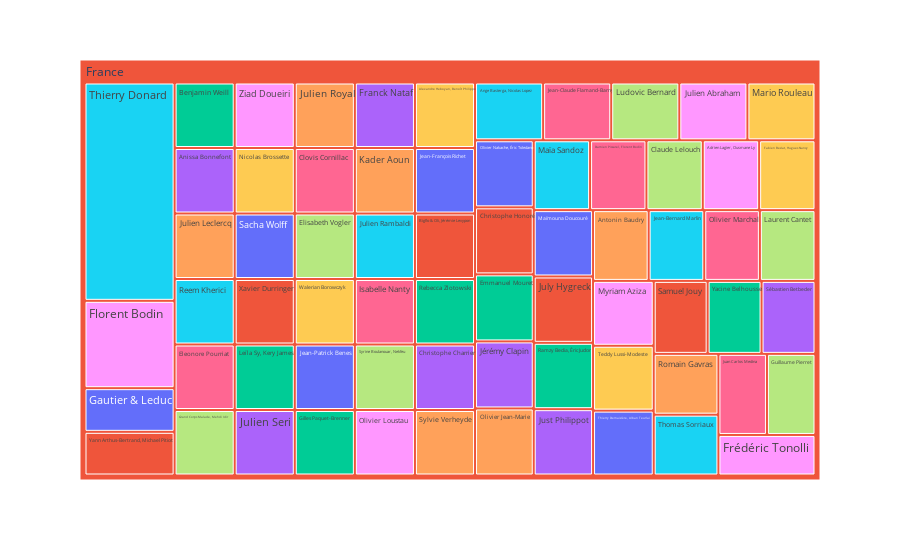

This figure's notebook cell:
### Code cell
netflix_fr=netflix_overall[netflix_overall['country']=='France']
nannef=netflix_fr.dropna()
import plotly.express as px
fig = px.treemap(nannef, path=['country','director'],
                  color='director', hover_data=['director','title'],color_continuous_scale='Purples')
fig.show()

### Figure 1 — Plotly figure (JSON) as saved in the notebook; plotly's stock layout.template omitted (floating-point values rounded to 4 significant figures; data arrays with more than 128 entries replaced by an {"elided": "..."} marker saying what was removed)
{"data": [{"branchvalues": "total", "customdata": {"elided": "69x3 str values"}, "domain": {"x": [0, 1], "y": [0, 1]}, "hovertemplate": "labels=%{label}<br>count=%{value}<br>parent=%{parent}<br>id=%{id}<br>director=%{customdata[2]}<br>title=%{customdata[1]}<extra></extra>", "ids": ["France/Gautier & Leduc", "France/Yann Arthus-Bertrand, Michael Pitiot", "France/Benjamin Weill", "France/Anissa Bonnefont", "France/Julien Leclercq", "France/Reem Kherici", "France/Eleonore Pourriat", "France/Grand Corps Malade, Mehdi Idir", "France/Ziad Doueiri", "France/Nicolas Brossette", "France/Sacha Wolff", "France/Xavier Durringer", "France/Leïla Sy, Kery James", "France/Julien Seri", "France/Julien Royal", "France/Thierry Donard", "France/Clovis Cornillac", "France/Elisabeth Vogler", "France/Florent Bodin", "France/Walerian Borowczyk", "France/Jean-Patrick Benes", "France", "France/Gilles Paquet-Brenner", "France/Franck Nataf", "France/Kader Aoun", "France/Julien Rambaldi", "France/Isabelle Nanty", "France/Syrine Boulanouar, Nekfeu", "France/Olivier Loustau", "France/Alexandre Heboyan, Benoît Philippon", "France/Jean-François Richet", "France/Bigflo & Oli, Jérémie Levypon", "France/Rebecca Zlotowski", "France/Christophe Charrier", "France/Sylvie Verheyde", "France/Ange Basterga, Nicolas Lopez", "France/Jean-Claude Flamand-Barny", "France/Ludovic Bernard", "France/Julien Abraham", "France/Mario Rouleau", "France/Olivier Nakache, Éric Toledano", "France/Christophe Honoré", "France/Emmanuel Mouret", "France/Jérémy Clapin", "France/Olivier Jean-Marie", "France/Maïa Sandoz", "France/Damien Piscarel, Florent Bodin", "France/Claude Lelouch", "France/Adrien Lagier, Ousmane Ly", "France/Fabien Beziat, Hugues Nancy", "France/Maïmouna Doucouré", "France/July Hygreck", "France/Ramzy Bedia, Éric Judor", "France/Just Philippot", "France/Antonin Baudry", "France/Jean-Bernard Marlin", "France/Olivier Marchal", "France/Laurent Cantet", "France/Myriam Aziza", "France/Teddy Lussi-Modeste", "France/Thierry Demaizière, Alban Teurlai", "France/Samuel Jouy", "France/Yacine Belhousse", "France/Sébastien Betbeder", "France/Romain Gavras", "France/Thomas Sorriaux", "France/Juan Carlos Medina", "France/Guillaume Pierret", "France/Frédéric Tonolli"], "labels": ["Gautier & Leduc", "Yann Arthus-Bertrand, Michael Pitiot", "Benjamin Weill", "Anissa Bonnefont", "Julien Leclercq", "Reem Kherici", "Eleonore Pourriat", "Grand Corps Malade, Mehdi Idir", "Ziad Doueiri", "Nicolas Brossette", "Sacha Wolff", "Xavier Durringer", "Leïla Sy, Kery James", "Julien Seri", "Julien Royal", "Thierry Donard", "Clovis Cornillac", "Elisabeth Vogler", "Florent Bodin", "Walerian Borowczyk", "Jean-Patrick Benes", "France", "Gilles Paquet-Brenner", "Franck Nataf", "Kader Aoun", "Julien Rambaldi", "Isabelle Nanty", "Syrine Boulanouar, Nekfeu", "Olivier Loustau", "Alexandre Heboyan, Benoît Philippon", "Jean-François Richet", "Bigflo & Oli, Jérémie Levypon", "Rebecca Zlotowski", "Christophe Charrier", "Sylvie Verheyde", "Ange Basterga, Nicolas Lopez", "Jean-Claude Flamand-Barny", "Ludovic Bernard", "Julien Abraham", "Mario Rouleau", "Olivier Nakache, Éric Toledano", "Christophe Honoré", "Emmanuel Mouret", "Jérémy Clapin", "Olivier Jean-Marie", "Maïa Sandoz", "Damien Piscarel, Florent Bodin", "Claude Lelouch", "Adrien Lagier, Ousmane Ly", "Fabien Beziat, Hugues Nancy", "Maïmouna Doucouré", "July Hygreck", "Ramzy Bedia, Éric Judor", "Just Philippot", "Antonin Baudry", "Jean-Bernard Marlin", "Olivier Marchal", "Laurent Cantet", "Myriam Aziza", "Teddy Lussi-Modeste", "Thierry Demaizière, Alban Teurlai", "Samuel Jouy", "Yacine Belhousse", "Sébastien Betbeder", "Romain Gavras", "Thomas Sorriaux", "Juan Carlos Medina", "Guillaume Pierret", "Frédéric Tonolli"], "marker": {"colors": ["#636efa", "#EF553B", "#00cc96", "#ab63fa", "#FFA15A", "#19d3f3", "#FF6692", "#B6E880", "#FF97FF", "#FECB52", "#636efa", "#EF553B", "#00cc96", "#ab63fa", "#FFA15A", "#19d3f3", "#FF6692", "#B6E880", "#FF97FF", "#FECB52", "#636efa", "#EF553B", "#00cc96", "#ab63fa", "#FFA15A", "#19d3f3", "#FF6692", "#B6E880", "#FF97FF", "#FECB52", "#636efa", "#EF553B", "#00cc96", "#ab63fa", "#FFA15A", "#19d3f3", "#FF6692", "#B6E880", "#FF97FF", "#FECB52", "#636efa", "#EF553B", "#00cc96", "#ab63fa", "#FFA15A", "#19d3f3", "#FF6692", "#B6E880", "#FF97FF", "#FECB52", "#636efa", "#EF553B", "#00cc96", "#ab63fa", "#FFA15A", "#19d3f3", "#FF6692", "#B6E880", "#FF97FF", "#FECB52", "#636efa", "#EF553B", "#00cc96", "#ab63fa", "#FFA15A", "#19d3f3", "#FF6692", "#B6E880", "#FF97FF"]}, "name": "", "parents": ["France", "France", "France", "France", "France", "France", "France", "France", "France", "France", "France", "France", "France", "France", "France", "France", "France", "France", "France", "France", "France", "", "France", "France", "France", "France", "France", "France", "France", "France", "France", "France", "France", "France", "France", "France", "France", "France", "France", "France", "France", "France", "France", "France", "France", "France", "France", "France", "France", "France", "France", "France", "France", "France", "France", "France", "France", "France", "France", "France", "France", "France", "France", "France", "France", "France", "France", "France", "France"], "type": "treemap", "values": [1, 1, 1, 1, 1, 1, 1, 1, 1, 1, 1, 1, 1, 1, 1, 5, 1, 1, 2, 1, 1, 73, 1, 1, 1, 1, 1, 1, 1, 1, 1, 1, 1, 1, 1, 1, 1, 1, 1, 1, 1, 1, 1, 1, 1, 1, 1, 1, 1, 1, 1, 1, 1, 1, 1, 1, 1, 1, 1, 1, 1, 1, 1, 1, 1, 1, 1, 1, 1]}], "layout": {"legend": {"tracegroupgap": 0}, "margin": {"t": 60}}}
